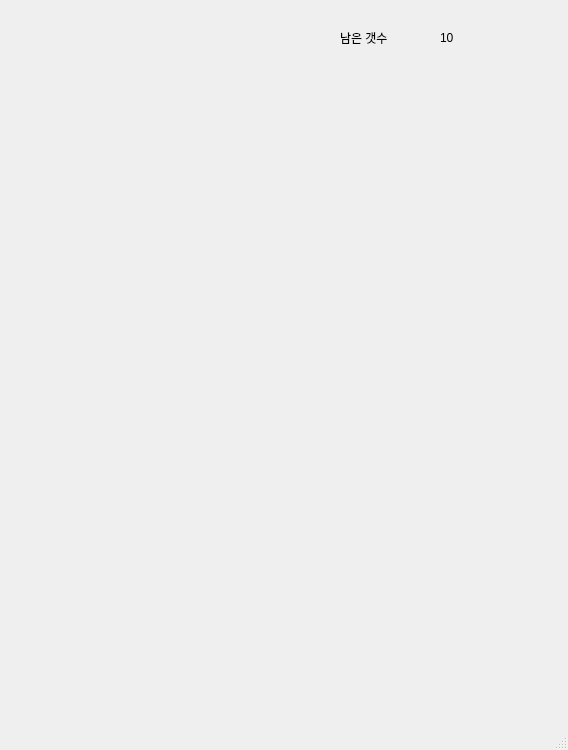
<?xml version="1.0" encoding="UTF-8"?>
<ui version="4.0">
 <class>MainWindow</class>
 <widget class="QMainWindow" name="MainWindow">
  <property name="geometry">
   <rect>
    <x>0</x>
    <y>0</y>
    <width>568</width>
    <height>750</height>
   </rect>
  </property>
  <property name="windowTitle">
   <string>MainWindow</string>
  </property>
  <widget class="QWidget" name="centralwidget">
   <widget class="QLabel" name="lblDisp">
    <property name="geometry">
     <rect>
      <x>340</x>
      <y>30</y>
      <width>100</width>
      <height>15</height>
     </rect>
    </property>
    <property name="text">
     <string>남은 갯수</string>
    </property>
   </widget>
   <widget class="QLabel" name="lblCount">
    <property name="geometry">
     <rect>
      <x>440</x>
      <y>30</y>
      <width>100</width>
      <height>15</height>
     </rect>
    </property>
    <property name="text">
     <string>10</string>
    </property>
   </widget>
  </widget>
  <widget class="QMenuBar" name="menubar">
   <property name="geometry">
    <rect>
     <x>0</x>
     <y>0</y>
     <width>568</width>
     <height>26</height>
    </rect>
   </property>
  </widget>
  <widget class="QStatusBar" name="statusbar"/>
 </widget>
 <resources/>
 <connections/>
</ui>
